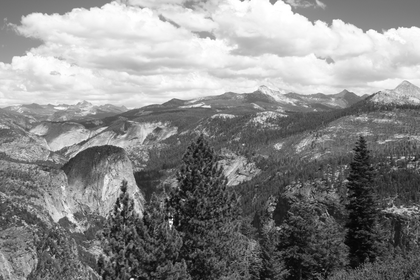
%> input picture Lab06MengyangLi/Mengyang Li/problem_2/half_dome/halfdome-05.png, 420 x 280 px, shrunk from 1024 x 683 before the run
$ octave P2.m   (GNU Octave 9; MATLAB toolbox functions it lacks are replaced by stand-ins)
%> lines starting %> are read from the running program, lines starting %| are printed output that depends on the picture
% 1. Load three images
I1 = imread('halfdome-05.png');
%> I1 is the input picture: size 280x420x3 uint8; min 3, max 255, mean 137.2
I2 = imread('halfdome-06.png');
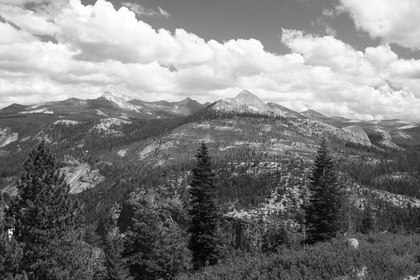
%> input picture Lab06MengyangLi/Mengyang Li/problem_2/half_dome/halfdome-06.png, 420 x 280 px, shrunk from 1024 x 683 before the run
%> I2 is the input picture: size 280x420x3 uint8; min 1, max 255, mean 127.2
I3 = imread('halfdome-07.png');
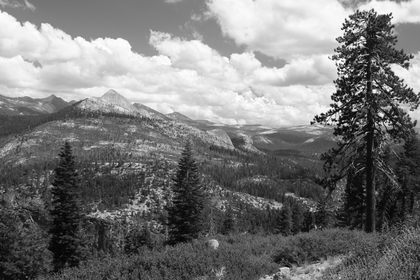
%> input picture Lab06MengyangLi/Mengyang Li/problem_2/half_dome/halfdome-07.png, 420 x 280 px, shrunk from 1024 x 683 before the run
%> I3 is the input picture: size 280x420x3 uint8; min 0, max 255, mean 119.9

I1_gray = rgb2gray(im2double(I1));
I2_gray = rgb2gray(im2double(I2));
I3_gray = rgb2gray(im2double(I3));

% 2. Feature detection and descriptor extraction for I1 and I2
%> (the run ends here)
